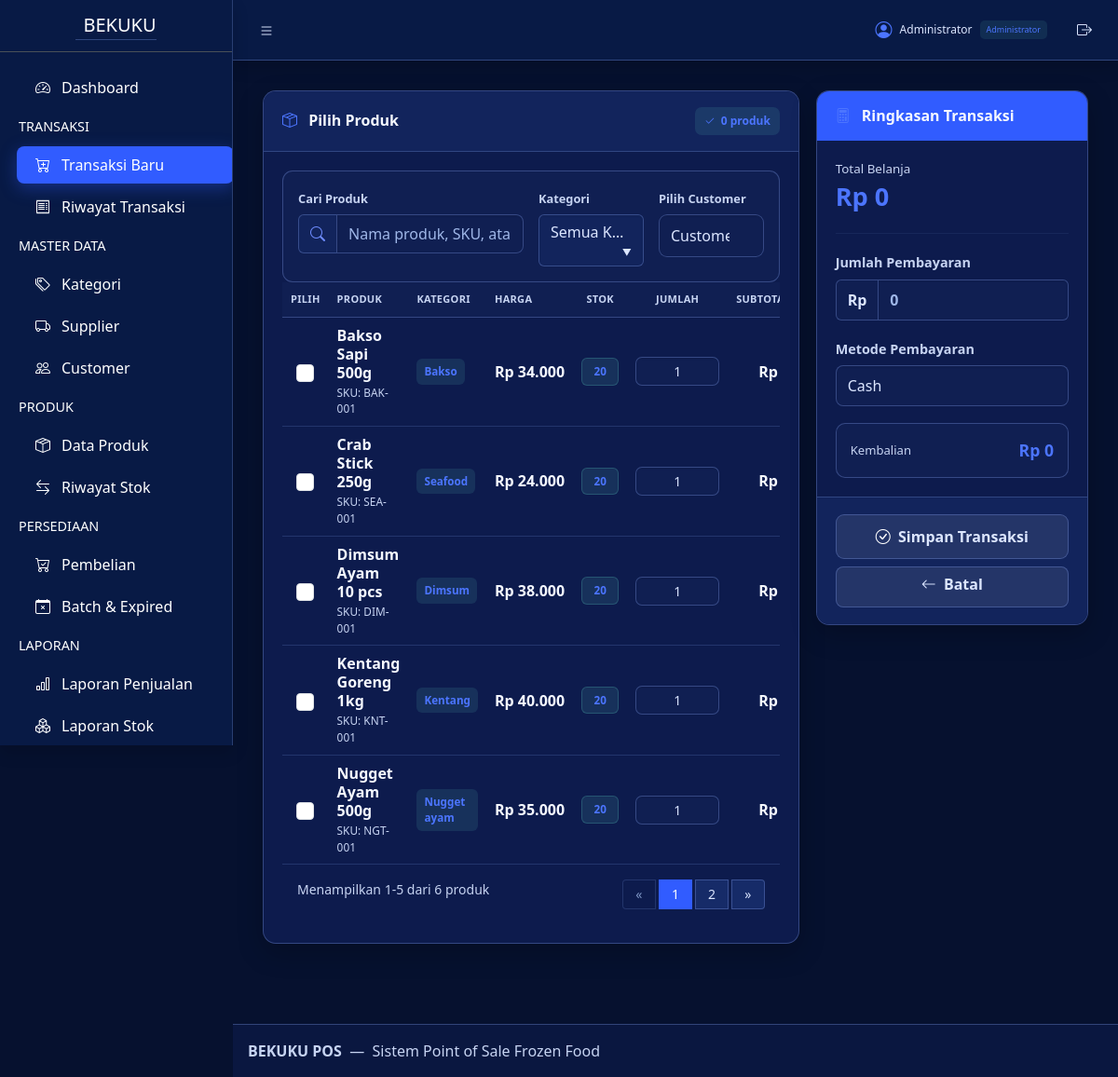
Screenshot of /transactions/create.php (signed in) with the database file from the repository.
### tables this page shows
CREATE TABLE IF NOT EXISTS `products` (
  `product_id` INT UNSIGNED NOT NULL AUTO_INCREMENT,
  `category_id` INT UNSIGNED NOT NULL,
  `supplier_id` INT UNSIGNED DEFAULT NULL,
  `sku` VARCHAR(50) DEFAULT NULL,
  `barcode` VARCHAR(50) DEFAULT NULL,
  `product_name` VARCHAR(100) NOT NULL,
  `purchase_price` DECIMAL(12,2) NOT NULL DEFAULT 0.00,
  `selling_price` DECIMAL(12,2) NOT NULL DEFAULT 0.00,
  `unit` VARCHAR(20) NOT NULL DEFAULT 'pcs',
  `stock` INT NOT NULL DEFAULT 0,
  `min_stock` INT NOT NULL DEFAULT 5,
  `status` ENUM('aktif','nonaktif') NOT NULL DEFAULT 'aktif',
  `created_at` TIMESTAMP NOT NULL DEFAULT CURRENT_TIMESTAMP,
  PRIMARY KEY (`product_id`),
  UNIQUE KEY `uq_products_sku` (`sku`),
  UNIQUE KEY `uq_products_barcode` (`barcode`),
  KEY `idx_products_category` (`category_id`),
  KEY `idx_products_supplier` (`supplier_id`),
  KEY `idx_products_name` (`product_name`),
  CONSTRAINT `fk_products_category`
    FOREIGN KEY (`category_id`) REFERENCES `categories` (`category_id`)
    ON DELETE RESTRICT ON UPDATE CASCADE,
  CONSTRAINT `fk_products_supplier`
    FOREIGN KEY (`supplier_id`) REFERENCES `suppliers` (`supplier_id`)
    ON DELETE SET NULL ON UPDATE CASCADE
);

CREATE TABLE IF NOT EXISTS `categories` (
  `category_id` INT UNSIGNED NOT NULL AUTO_INCREMENT,
  `name` VARCHAR(100) NOT NULL,
  PRIMARY KEY (`category_id`),
  UNIQUE KEY `uq_categories_name` (`name`)
);

### transactions/create.php (the view, shortened to what the rows shown need)
<?php
require_once __DIR__ . "/../config/app.php";
require_once "../config/database.php";
require_once __DIR__ . "/../config/midtrans.php";
$isPopup = ($_GET["popup"] ?? "") === "1";
$midtransConfig = bekuku_midtrans_config();
$stmtProduct = $conn->query("
    SELECT
        p.*,
        c.name AS category_name
    FROM products p
    LEFT JOIN categories c
        ON p.category_id = c.category_id
    WHERE p.status = 'aktif'
    ORDER BY p.product_name ASC
");
$products = $stmtProduct->fetchAll(PDO::FETCH_ASSOC);
?>
<!DOCTYPE html>
<html lang="id">
<head>
    <link rel="stylesheet" href="https://cdn.jsdelivr.net/npm/bootstrap-icons@1.13.1/font/bootstrap-icons.min.css">
    <link rel="stylesheet" href="<?= bekuku_url('assets/css/transactions.css') ?>?v=202610240112">
</head>
<body class="layout-fixed sidebar-expand-lg bg-body-tertiary transaction-create-page<?= $isPopup ? ' transaction-popup-page' : '' ?>">
<div class="app-wrapper">
    <?php if (!$isPopup): ?>
        <?php require_once __DIR__ . "/../includes/header.php"; ?>
    <?php endif; ?>
    <main class="app-main">
        <div class="app-content">
            <div class="container-fluid create-wrapper">
                <form
                    method="POST"
                    id="transactionForm"
                    data-snap-enabled="<?= $midtransConfig['client_key'] !== '' && $midtransConfig['server_key'] !== '' ? 'true' : 'false' ?>"
                    style="display: block; width: 100%; max-width: none;"
                ><?= bekuku_csrf_field() ?>
                                <div
                                    class="transaction-form-layout"
                                    style="position: relative; display: block !important; width: 100%; max-width: none; min-height: 1px;"
                                >
                        <div
                            class="transaction-products-column"
                            style="display: block !important; width: 65% !important; max-width: 65% !important; min-width: 0;"
                        >
                            <div class="create-card">
                                <div class="create-card-body">
                                <div class="table-responsive">
                                    <table class="table product-table">
                                        <thead>
                                            <tr>
                                                <th
                                                    width="55"
                                                    class="text-center"
                                                >
                                                    Pilih
                                                </th>
                                                <th>
                                                    Produk
                                                </th>
                                                <th>
                                                    Kategori
                                                </th>
                                                <th>
                                                    Harga
                                                </th>
                                                <th class="text-center">
                                                    Stok
                                                </th>
                                                <th class="text-center">
                                                    Jumlah
                                                </th>
                                                <th class="text-end">
                                                    Subtotal
                                                </th>
                                            </tr>
                                        </thead>
                                        <tbody>
                                        <?php foreach ($products as $product): ?>
                                            <tr
                                                class="product-row"
                                                data-name="<?= htmlspecialchars(
                                                    strtolower(
                                                        $product["product_name"]
                                                    )
                                                ); ?>"
                                                data-sku="<?= htmlspecialchars(
                                                    strtolower(
                                                        $product["sku"] ?? ""
                                                    )
                                                ); ?>"
                                                data-barcode="<?= htmlspecialchars(
                                                    strtolower(
                                                        $product["barcode"] ?? ""
                                                    )
                                                ); ?>"
                                                data-category="<?= htmlspecialchars(
                                                    $product["category_id"] ?? ""
                                                ); ?>"
                                            >
                                                <td class="text-center">
                                                    <input
                                                        type="checkbox"
                                                        class="form-check-input product-check product-checkbox"
                                                        name="product_id[]"
                                                        value="<?= $product["product_id"]; ?>"
                                                        data-price="<?= $product["selling_price"]; ?>"
                                                    >
                                                </td>
                                                <td>
                                                    <div class="product-title">
                                                        <?= htmlspecialchars(
                                                            $product["product_name"]
                                                        ); ?>
                                                    </div>
                                                    <div class="product-meta">
                                                        <?php if (!empty($product["sku"])): ?>
                                                            SKU:
                                                            <?= htmlspecialchars(
                                                                $product["sku"]
                                                            ); ?>
                                                        <?php else: ?>
                                                            Produk BEKUKU
                                                        <?php endif; ?>
                                                    </div>
                                                </td>
                                                <td>
                                                    <span class="category-badge">
                                                        <?= htmlspecialchars(
                                                            $product["category_name"] ?? "-"
                                                        ); ?>
                                                    </span>
                                                </td>
                                                <td>
                                                    <span class="price-text">
                                                        Rp
                                                        <?= number_format(
                                                            $product["selling_price"],
                                                            0,
                                                            ",",
                                                            "."
                                                        ); ?>
                                                    </span>
                                                </td>
                                                <td class="text-center">
                                                    <?php if (
                                                        (int) $product["stock"] <= 0
                                                    ): ?>
                                                        <span
                                                            class="stock-badge stock-empty"
                                                        >
                                                            HABIS
                                                        </span>
                                                    <?php else: ?>
                                                        <span
                                                            class="stock-badge stock-good"
                                                        >
                                                            <?= (int) $product["stock"]; ?>
                                                        </span>
                                                    <?php endif; ?>
                                                </td>
                                                <td class="text-center">
                                                    <input
                                                        type="number"
                                                        class="form-control form-control-sm quantity quantity-input"
                                                        name="quantity[]"
                                                        value="1"
                                                        min="1"
                                                        max="<?= (int) $product["stock"]; ?>"
                                                        disabled
                                                    >
                                                </td>
                                                <td class="text-end">
                                                    <span class="subtotal subtotal-text">
                                                    </span>
                                                </td>
                                            </tr>
                                        <?php endforeach; ?>
                                        </tbody>
                                    </table>
                                </div>
                            </div>
                        </div>
                    </div>
                </form>
            </div>
        </div>
    </main>
</div>
</body>
</html>

### rows the page displays
products: product_name "Bakso Sapi 500g", sku "BAK-001", category.name "Bakso", selling_price "34.000", stock "20", stock "1"
products: product_name "Crab Stick 250g", sku "SEA-001", category.name "Seafood", selling_price "24.000", stock "20", stock "1"
products: product_name "Dimsum Ayam 10 pcs", sku "DIM-001", category.name "Dimsum", selling_price "38.000", stock "20", stock "1"
products: product_name "Kentang Goreng 1kg", sku "KNT-001", category.name "Kentang", selling_price "40.000", stock "20", stock "1"
products: product_name "Nugget Ayam 500g", sku "NGT-001", category.name "Nugget ayam", selling_price "35.000", stock "20", stock "1"

### other values shown
$currentUser['name'] "Administrator"
bekuku_role_label($currentUser['role'] ?? '') "Administrator"
